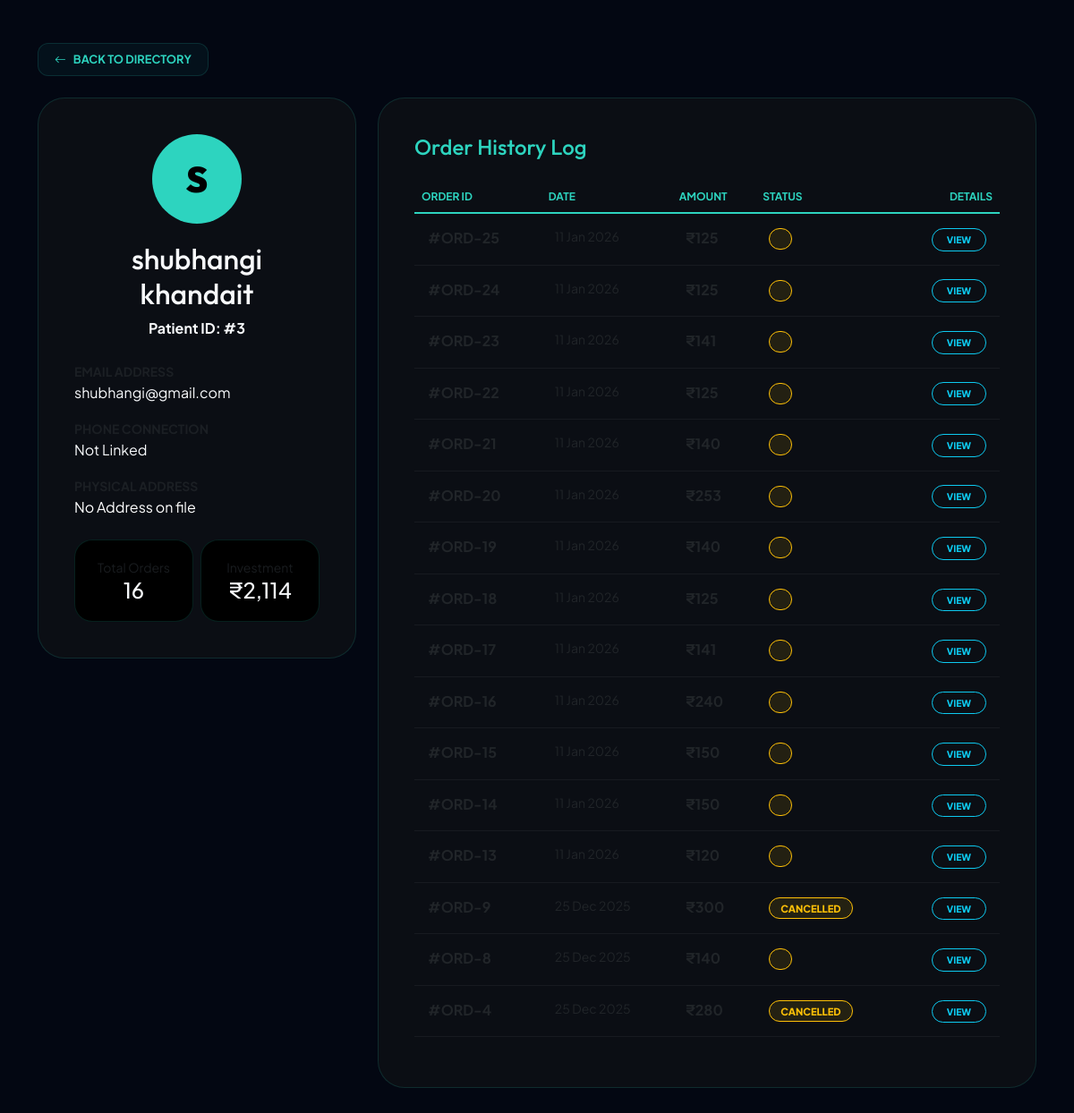
The page /admin/view_customer.php?id=3 (signed in) on the database as committed earlier.
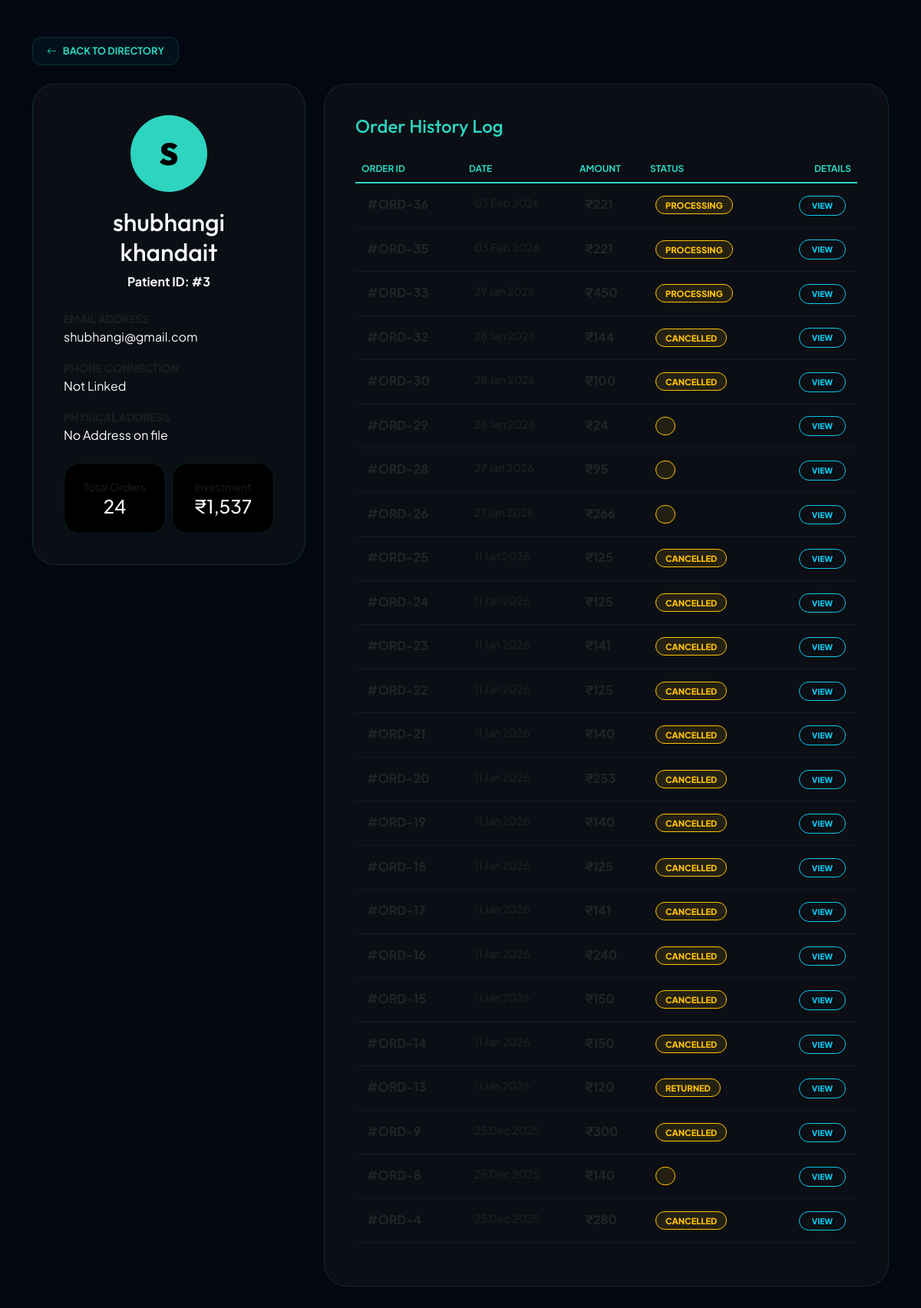
The same page on the database as committed later.
### tables this page shows
CREATE TABLE `orders` (
  `id` int(11) NOT NULL,
  `user_id` int(11) DEFAULT NULL,
  `customer_name` varchar(255) DEFAULT NULL,
  `medicine_id` int(11) DEFAULT NULL,
  `total_amount` decimal(10,2) DEFAULT NULL,
  `status` varchar(50) DEFAULT 'Pending',
  `payment_method` varchar(50) DEFAULT NULL,
  `claimed_category` varchar(50) DEFAULT NULL,
  `payment_mode` varchar(50) DEFAULT 'COD',
  `order_date` datetime DEFAULT current_timestamp(),
  `address` text DEFAULT NULL,
  `pincode` varchar(10) DEFAULT NULL,
  `phone` varchar(15) DEFAULT NULL,
  `quantity` int(11) DEFAULT NULL,
  `discount_reason` varchar(100) DEFAULT NULL,
  `discount_status` enum('none','pending','approved','rejected') DEFAULT 'none',
  `discounted_price` decimal(10,2) DEFAULT NULL,
  `subtotal` decimal(10,2) NOT NULL DEFAULT 0.00,
  `discount_amount` decimal(10,2) DEFAULT NULL,
  `discount_label` varchar(50) DEFAULT NULL
);

### admin/view_customer.php (the view, shortened to what the changed rows need)
<?php
include('../config/db_connect.php');
$customer_id = mysqli_real_escape_string($conn, $_GET['id']);
$user_query = mysqli_query($conn, "SELECT * FROM users WHERE id = '$customer_id' AND role = 0");
$user = mysqli_fetch_assoc($user_query);
$orders_query = mysqli_query($conn, "SELECT * FROM orders WHERE user_id = '$customer_id' ORDER BY order_date DESC");
$total_spent_res = mysqli_fetch_assoc(mysqli_query($conn, "SELECT SUM(total_amount) as total FROM orders WHERE user_id = '$customer_id' AND status != 'Cancelled'"));
$total_spent = $total_spent_res['total'] ?? 0;
?>
<!DOCTYPE html>
<html lang="en">
<head>
    <link href="https://cdn.jsdelivr.net/npm/bootstrap@5.3.0/dist/css/bootstrap.min.css" rel="stylesheet">
    <link rel="stylesheet" href="https://cdn.jsdelivr.net/npm/bootstrap-icons@1.11.0/font/bootstrap-icons.css">
</head>
<body>
<div class="container py-5">
    <div class="row">
        <div class="col-lg-4">
            <div class="profile-card text-center">
                <h2 class="fw-900" style="font-family: 'Outfit';"><?php echo htmlspecialchars($user['username']); ?></h2>
                <div class="row g-2">
                    <div class="col-6">
                        <div class="stat-box">
                            <div class="text-muted small">Total Orders</div>
                            <div class="h4 fw-900 m-0 text-cyan"><?php echo mysqli_num_rows($orders_query); ?></div>
                        </div>
                    </div>
                    <div class="col-6">
                        <div class="stat-box">
                            <div class="text-muted small">Investment</div>
                            <div class="h4 fw-900 m-0 text-cyan">₹<?php echo number_format($total_spent); ?></div>
                        </div>
                    </div>
                </div>
            </div>
        </div>
        <div class="col-lg-8">
            <div class="profile-card">
                <div class="table-responsive">
                    <table class="table">
                        <thead>
                            <tr>
                                <th>Order ID</th>
                                <th>Date</th>
                                <th>Amount</th>
                                <th>Status</th>
                                <th class="text-end">Details</th>
                            </tr>
                        </thead>
                        <tbody>
                            <?php if(mysqli_num_rows($orders_query) > 0): ?>
                                <?php while($order = mysqli_fetch_assoc($orders_query)):
                                    $status_class = 'status-pending';
                                ?>
                                <tr>
                                    <td class="fw-bold">#ORD-<?php echo $order['id']; ?></td>
                                    <td class="small"><?php echo date('d M Y', strtotime($order['order_date'])); ?></td>
                                    <td class="fw-bold text-cyan">₹<?php echo number_format($order['total_amount']); ?></td>
                                    <td>
                                        <span class="status-pill <?php echo $status_class; ?>">
                                            <?php echo $order['status']; ?>
                                        </span>
                                    </td>
                                    <td class="text-end">
                                        <a href="order_details.php?id=<?php echo $order['id']; ?>" class="btn btn-sm btn-outline-info rounded-pill px-3" style="font-size: 0.65rem; font-weight: 800;">VIEW</a>
                                    </td>
                                </tr>
                                <?php endwhile; ?>
                            <?php else: ?>
                                <tr><td colspan="5" class="text-center py-4 text-muted">No purchase history detected for this node.</td></tr>
                            <?php endif; ?>
                        </tbody>
                    </table>
                </div>
            </div>
        </div>
    </div>
</div>
</body>
</html>

Rows that differ between the two databases and show on the page:
added orders: id "36", order_date "03 Feb 2026", total_amount "221", status "PROCESSING"
added orders: id "35", order_date "03 Feb 2026", total_amount "221", status "PROCESSING"
added orders: id "33", order_date "29 Jan 2026", total_amount "450", status "PROCESSING"
added orders: id "32", order_date "28 Jan 2026", total_amount "144", status "CANCELLED"
added orders: id "30", order_date "28 Jan 2026", total_amount "100", status "CANCELLED"
added orders: id "29", order_date "28 Jan 2026", total_amount "24"
added orders: id "28", order_date "27 Jan 2026", total_amount "95"
added orders: id "26", order_date "27 Jan 2026", total_amount "266"
changed orders id 25: status (not shown) → "CANCELLED"
changed orders id 24: status (not shown) → "CANCELLED"
changed orders id 23: status (not shown) → "CANCELLED"
changed orders id 22: status (not shown) → "CANCELLED"
changed orders id 21: status (not shown) → "CANCELLED"
changed orders id 20: status (not shown) → "CANCELLED"
changed orders id 19: status (not shown) → "CANCELLED"
changed orders id 18: status (not shown) → "CANCELLED"
changed orders id 17: status (not shown) → "CANCELLED"
changed orders id 16: status (not shown) → "CANCELLED"
changed orders id 15: status (not shown) → "CANCELLED"
changed orders id 14: status (not shown) → "CANCELLED"
changed orders id 13: status (not shown) → "RETURNED"
Other text that changed with them:
mysqli_num_rows($orders_query): "16" → "24"
$total_spent: "2,114" → "1,537"
